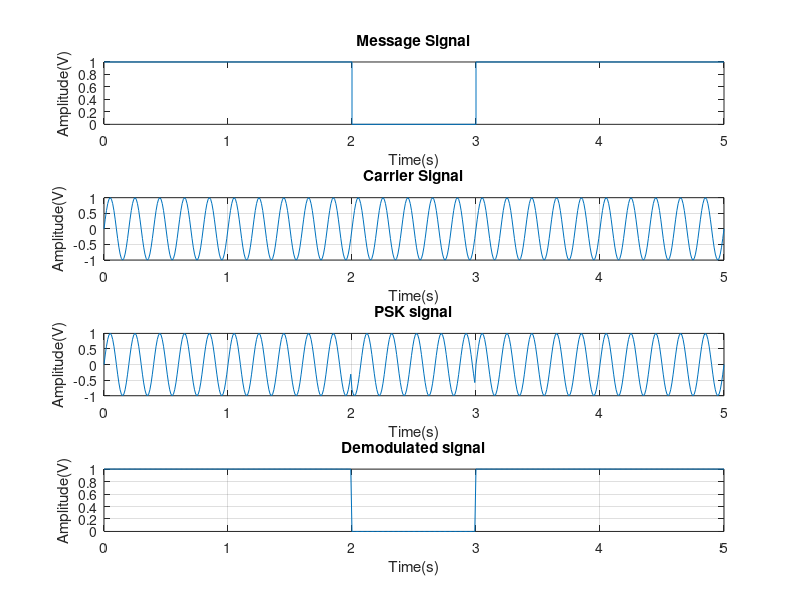

Write MATLAB code to recreate this figure.
close all;
clear all;
clf;
fc=5
n=[1 1 0 1 1 ]
l=length(n)
if n(l)==1
    n(l+1)=1
else
    n(l+1)=0
end
l1=length(n)
tn=0:l1-1
subplot(4,1,1)
stairs(tn,n);
xlabel('Time(s)');
ylabel('Amplitude(V)')
title('Message Signal');
t=0:0.01:l
c1=sin(2*pi*fc*t)
subplot(4,1,2)
plot(t,c1);
xlabel('Time(s)');
ylabel('Amplitude(V)');
title('Carrier Signal');
grid on;
t=0:0.01:l
c2=sin((2*pi*fc*t)+180)
for i=1:l
    for(j=(i-1)*100:i*100)
        if(n(i)==1)
            s(j+1)=c1(j+1)
        else
            s(j+1)=c2(j+1);
       end
    end
end
subplot(4,1,3);
plot(t,s);
xlabel('Time(s)');                
ylabel('Amplitude(V)');
title('PSK signal');
grid on;
for i=1:l
    for j=(i-1)*100:i*100
        if(s(j+1)==c1(j+1))
            x(j+1)=1;
        else
            x(j+1)=0;
        end
    end
end
subplot(4,1,4)
plot(t,x);
xlabel('Time(s)');
ylabel('Amplitude(V)');
title('Demodulated signal');
grid on;
